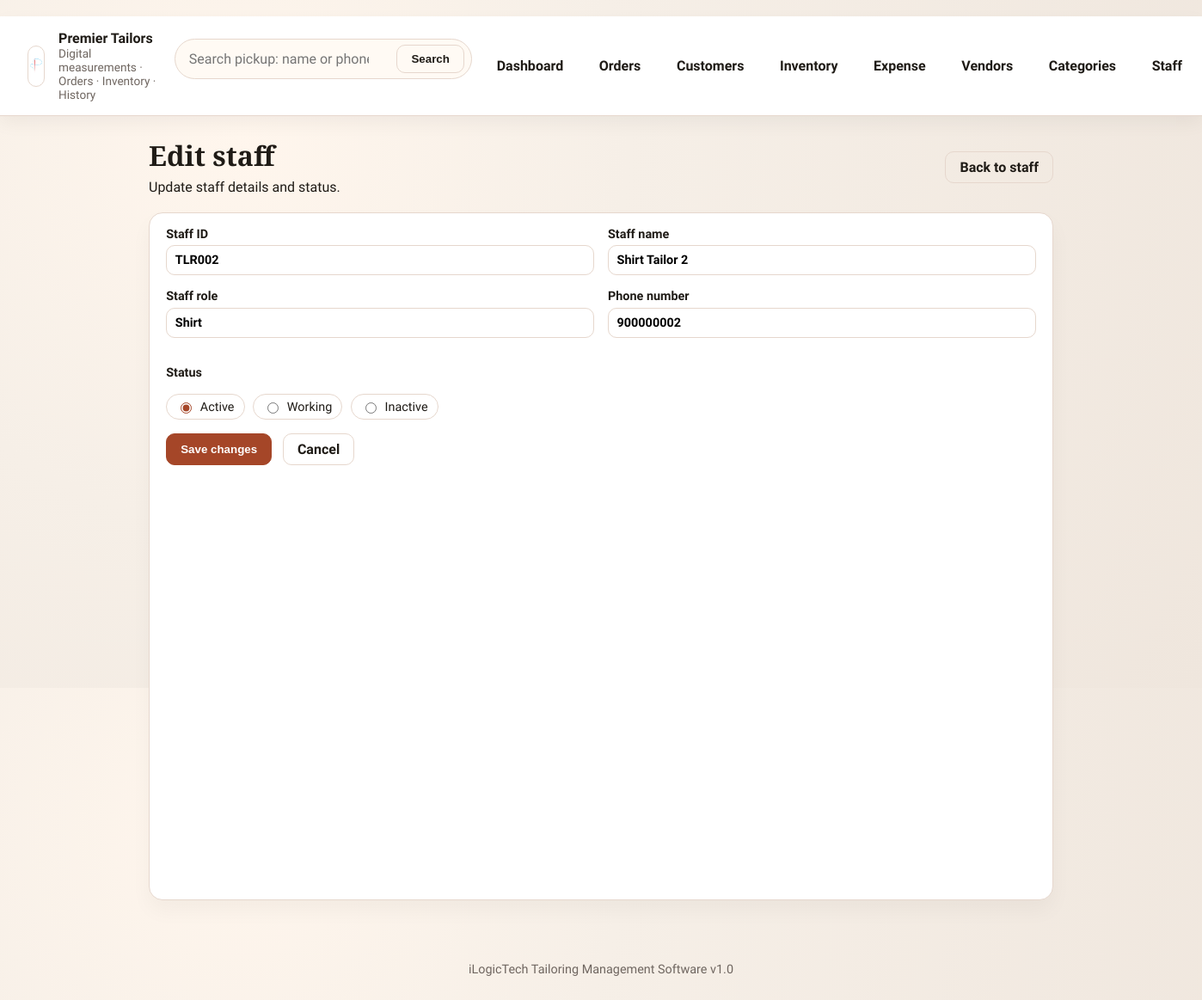
Page /tailors/edit/2 on the committed database.
### tables this page shows
CREATE TABLE tailors (
        id INTEGER PRIMARY KEY AUTOINCREMENT,
        tailor_code TEXT UNIQUE,
        name TEXT NOT NULL,
        role TEXT NOT NULL,
        phone TEXT NOT NULL,
        status TEXT NOT NULL,
        team TEXT
    );

### app.py (the view, shortened to what this page needs)
@app.route("/tailors/edit/<int:tailor_id>", methods=["GET", "POST"])
def tailor_edit(tailor_id):
    conn = get_db()
    tailor = conn.execute(
        "SELECT * FROM tailors WHERE id = ?",
        (tailor_id,),
    ).fetchone()
    conn.close()
    return render_template("tailor_edit.html", tailor=tailor, title="Edit Tailor")

### app.py (called while the page is built)
def get_db() -> sqlite3.Connection:
    conn = sqlite3.connect(DB_PATH)
    conn.row_factory = sqlite3.Row
    return conn

@app.before_request
def ensure_db_ready() -> None:
    global _db_ready
    if not _db_ready:
        init_db()
        _db_ready = True

### templates/tailor_edit.html
﻿{% extends "base.html" %}
{% block content %}
<div class="page-head">
  <div>
    <h1>Edit staff</h1>
    <p>Update staff details and status.</p>
  </div>
  <a class="btn ghost" href="{{ url_for('tailors') }}">Back to staff</a>
</div>
<section class="card">
  <form class="stack" method="post">
    <div class="grid two">
      <label>
        Staff ID
        <input type="text" value="{{ tailor.tailor_code }}" readonly>
      </label>
      <label>
        Staff name
        <input type="text" name="name" value="{{ tailor.name }}" required>
      </label>
      <label>
        Staff role
        <input type="text" name="role" value="{{ tailor.role }}" required>
      </label>
      <label>
        Phone number
        <input type="text" name="phone" value="{{ tailor.phone }}" required>
      </label>
    </div>
    <label>Status</label>
    <div class="radio-group">
      <label>
        <input type="radio" name="status" value="Active" {% if tailor.status == "Active" %}checked{% endif %}> Active
      </label>
      <label>
        <input type="radio" name="status" value="Working" {% if tailor.status == "Working" %}checked{% endif %}> Working
      </label>
      <label>
        <input type="radio" name="status" value="Inactive" {% if tailor.status == "Inactive" %}checked{% endif %}> Inactive
      </label>
    </div>
    <div class="actions">
      <button type="submit" class="btn primary">Save changes</button>
      <a href="{{ url_for('tailors') }}" class="btn ghost">Cancel</a>
    </div>
  </form>
</section>
{% endblock %}

### static/style.css (style rules this page uses)
:root { --ink: #1f1b16; --muted: #6f6660; --surface: #f7f2ea; --panel: #ffffff; --accent: #a54628; --accent-soft: #f1d4c7; --line: #e6d7cd; --warning: #d7762a; --font-title: "Playfair Display", "Times New Roman", serif; --font-body: "Source Sans 3", "Segoe UI", sans-serif; }
* { box-sizing: border-box; }
body { margin: 0; font-family: var(--font-body); color: var(--ink); background: radial-gradient(circle at 20% 20%, #fff6ed 0%, #f6efe7 35%, #efe6dd 100%); }
h1, h2, h3 { font-family: var(--font-title); margin: 0 0 0.4rem 0; }
p { margin: 0.2rem 0; }
a { text-decoration: none; color: inherit; }
.grid { display: grid; gap: 1rem; margin-bottom: 1rem; }
.grid.two { grid-template-columns: repeat(2, minmax(0, 1fr)); }
.card { background: var(--panel); border: 1px solid var(--line); border-radius: 16px; padding: 1rem 1.2rem; box-shadow: 0 12px 24px rgba(0, 0, 0, 0.04); height: 100%; }
.btn { border: 1px solid var(--accent); background: transparent; color: var(--accent); padding: 0.5rem 1rem; border-radius: 10px; font-weight: 600; cursor: pointer; }
.btn.primary { background: var(--accent); color: white; }
.btn.ghost { border-color: var(--line); color: var(--ink); }
.page-head { display: flex; justify-content: space-between; gap: 1rem; align-items: center; margin-bottom: 1rem; }
.stack { display: grid; gap: 1rem; }
label { display: grid; gap: 0.3rem; font-weight: 600; font-size: 0.9rem; }
input, select, textarea { border: 1px solid var(--line); border-radius: 10px; padding: 0.5rem 0.6rem; font: inherit; background: #fff; }
.actions { display: flex; gap: 0.8rem; }
.radio-group { display: flex; gap: 0.6rem; flex-wrap: wrap; }
.radio-group label { display: inline-flex; align-items: center; gap: 0.4rem; padding: 0.35rem 0.7rem; border: 1px solid var(--line); border-radius: 999px; background: #fff; font-weight: 500; }
.radio-group input { accent-color: var(--accent); }

### rows in the picture
tailors: tailor_code "TLR002", name "Shirt Tailor 2", role "Shirt", phone "900000002", status "☑ Active", status "☐ Working", status "☐ Inactive"
